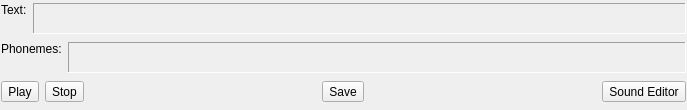
<ui version="4.0" >
 <class>PhonemeEditorWidget</class>
 <widget class="QWidget" name="PhonemeEditorWidget" >
  <property name="geometry" >
   <rect>
    <x>0</x>
    <y>0</y>
    <width>687</width>
    <height>110</height>
   </rect>
  </property>
  <property name="windowTitle" >
   <string>Form</string>
  </property>
  <property name="autoFillBackground" >
   <bool>false</bool>
  </property>
  <layout class="QVBoxLayout" name="_4" >
   <property name="leftMargin" >
    <number>1</number>
   </property>
   <property name="topMargin" >
    <number>1</number>
   </property>
   <property name="rightMargin" >
    <number>1</number>
   </property>
   <property name="bottomMargin" >
    <number>6</number>
   </property>
   <item>
    <layout class="QHBoxLayout" >
     <item>
      <widget class="QLabel" name="textLabel" >
       <property name="text" >
        <string>Text:</string>
       </property>
       <property name="alignment" >
        <set>Qt::AlignLeading|Qt::AlignLeft|Qt::AlignTop</set>
       </property>
      </widget>
     </item>
     <item>
      <widget class="QFrame" name="m_text" >
       <property name="sizePolicy" >
        <sizepolicy vsizetype="Fixed" hsizetype="Expanding" >
         <horstretch>0</horstretch>
         <verstretch>0</verstretch>
        </sizepolicy>
       </property>
       <property name="minimumSize" >
        <size>
         <width>200</width>
         <height>31</height>
        </size>
       </property>
       <property name="toolTip" >
        <string>Here you can edit the phoneme text.</string>
       </property>
       <property name="statusTip" >
        <string>Here you can edit the phoneme text.</string>
       </property>
       <property name="whatsThis" >
        <string>Here you can edit the phoneme text.
It is not important that the words are written correctly, it is more important that the spelling is obvious.</string>
       </property>
       <property name="frameShape" >
        <enum>QFrame::Panel</enum>
       </property>
       <property name="frameShadow" >
        <enum>QFrame::Sunken</enum>
       </property>
      </widget>
     </item>
    </layout>
   </item>
   <item>
    <layout class="QHBoxLayout" name="_2" >
     <item>
      <widget class="QLabel" name="phonemeLabel" >
       <property name="sizePolicy" >
        <sizepolicy vsizetype="Preferred" hsizetype="Fixed" >
         <horstretch>0</horstretch>
         <verstretch>0</verstretch>
        </sizepolicy>
       </property>
       <property name="text" >
        <string>Phonemes:</string>
       </property>
       <property name="alignment" >
        <set>Qt::AlignLeading|Qt::AlignLeft|Qt::AlignTop</set>
       </property>
      </widget>
     </item>
     <item>
      <widget class="QFrame" name="m_phonemes" >
       <property name="sizePolicy" >
        <sizepolicy vsizetype="Fixed" hsizetype="Expanding" >
         <horstretch>0</horstretch>
         <verstretch>0</verstretch>
        </sizepolicy>
       </property>
       <property name="minimumSize" >
        <size>
         <width>200</width>
         <height>31</height>
        </size>
       </property>
       <property name="toolTip" >
        <string>Here you can edit the phonemes.</string>
       </property>
       <property name="statusTip" >
        <string>Here you can edit the phonemes.</string>
       </property>
       <property name="whatsThis" >
        <string>&lt;!DOCTYPE HTML PUBLIC "-//W3C//DTD HTML 4.0//EN" "http://www.w3.org/TR/REC-html40/strict.dtd">
&lt;html>&lt;head>&lt;meta name="qrichtext" content="1" />&lt;style type="text/css">
p, li { white-space: pre-wrap; }
&lt;/style>&lt;/head>&lt;body style=" font-family:'MS Shell Dlg 2'; font-size:7.8pt; font-weight:400; font-style:normal;">
&lt;p style=" margin-top:0px; margin-bottom:0px; margin-left:0px; margin-right:0px; -qt-block-indent:0; text-indent:0px;">&lt;span style=" font-size:8pt;">Here you can edit the phonemes.&lt;/span>&lt;/p>
&lt;p style=" margin-top:0px; margin-bottom:0px; margin-left:0px; margin-right:0px; -qt-block-indent:0; text-indent:0px; font-size:8pt;">You can change their timing and their value.&lt;/p>&lt;/body>&lt;/html></string>
       </property>
       <property name="frameShape" >
        <enum>QFrame::Panel</enum>
       </property>
       <property name="frameShadow" >
        <enum>QFrame::Sunken</enum>
       </property>
      </widget>
     </item>
    </layout>
   </item>
   <item>
    <layout class="QHBoxLayout" name="_3" >
     <item>
      <widget class="QToolButton" name="m_playButton" >
       <property name="text" >
        <string>Play</string>
       </property>
      </widget>
     </item>
     <item>
      <widget class="QToolButton" name="m_stopButton" >
       <property name="text" >
        <string>Stop</string>
       </property>
      </widget>
     </item>
     <item>
      <spacer name="spacer" >
       <property name="orientation" >
        <enum>Qt::Horizontal</enum>
       </property>
       <property name="sizeHint" stdset="0" >
        <size>
         <width>40</width>
         <height>20</height>
        </size>
       </property>
      </spacer>
     </item>
     <item>
      <widget class="QToolButton" name="m_saveButton" >
       <property name="text" >
        <string>Save</string>
       </property>
      </widget>
     </item>
     <item>
      <spacer name="spacer_2" >
       <property name="orientation" >
        <enum>Qt::Horizontal</enum>
       </property>
       <property name="sizeHint" stdset="0" >
        <size>
         <width>40</width>
         <height>20</height>
        </size>
       </property>
      </spacer>
     </item>
     <item>
      <widget class="QToolButton" name="m_closeButton" >
       <property name="text" >
        <string>Sound Editor</string>
       </property>
      </widget>
     </item>
    </layout>
   </item>
  </layout>
  <zorder>m_saveButton</zorder>
 </widget>
 <resources/>
 <connections/>
</ui>
